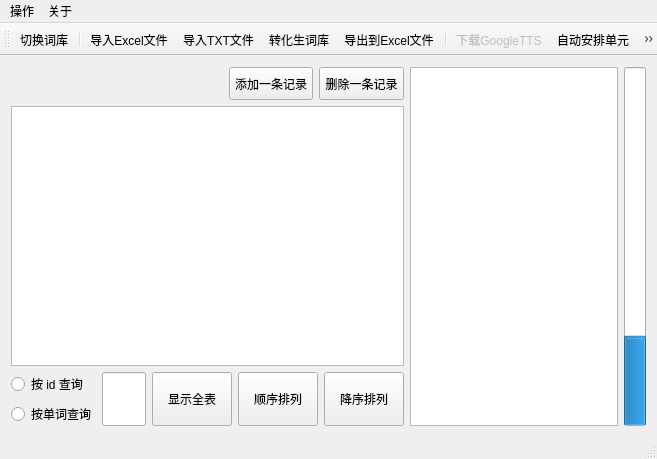
<?xml version="1.0" encoding="UTF-8"?>
<ui version="4.0">
 <class>MainWindow</class>
 <widget class="QMainWindow" name="MainWindow">
  <property name="geometry">
   <rect>
    <x>0</x>
    <y>0</y>
    <width>657</width>
    <height>459</height>
   </rect>
  </property>
  <property name="windowTitle">
   <string>德语背单词软件词库编辑器</string>
  </property>
  <property name="windowIcon">
   <iconset resource="rc.qrc">
    <normaloff>:/new/prefix1/rc/edit.ico</normaloff>:/new/prefix1/rc/edit.ico</iconset>
  </property>
  <property name="iconSize">
   <size>
    <width>28</width>
    <height>28</height>
   </size>
  </property>
  <widget class="QWidget" name="centralWidget">
   <layout class="QGridLayout" name="gridLayout_5">
    <item row="0" column="0">
     <layout class="QGridLayout" name="gridLayout_4" columnstretch="5,3">
      <item row="0" column="0">
       <layout class="QGridLayout" name="gridLayout_2" rowstretch="2,16,2">
        <item row="0" column="0">
         <layout class="QHBoxLayout" name="horizontalLayout" stretch="10,4,4">
          <item>
           <widget class="QLabel" name="timeLabel">
            <property name="sizePolicy">
             <sizepolicy hsizetype="Preferred" vsizetype="Minimum">
              <horstretch>0</horstretch>
              <verstretch>0</verstretch>
             </sizepolicy>
            </property>
            <property name="font">
             <font>
              <pointsize>12</pointsize>
             </font>
            </property>
            <property name="text">
             <string/>
            </property>
            <property name="textFormat">
             <enum>Qt::AutoText</enum>
            </property>
           </widget>
          </item>
          <item>
           <widget class="QPushButton" name="newRecordButton">
            <property name="sizePolicy">
             <sizepolicy hsizetype="Minimum" vsizetype="Minimum">
              <horstretch>0</horstretch>
              <verstretch>0</verstretch>
             </sizepolicy>
            </property>
            <property name="text">
             <string>添加一条记录</string>
            </property>
            <property name="icon">
             <iconset resource="rc.qrc">
              <normaloff>:/new/prefix1/rc/action/Plus.ico</normaloff>:/new/prefix1/rc/action/Plus.ico</iconset>
            </property>
           </widget>
          </item>
          <item>
           <widget class="QPushButton" name="deleteRecordButton">
            <property name="sizePolicy">
             <sizepolicy hsizetype="Minimum" vsizetype="Minimum">
              <horstretch>0</horstretch>
              <verstretch>0</verstretch>
             </sizepolicy>
            </property>
            <property name="text">
             <string>删除一条记录</string>
            </property>
            <property name="icon">
             <iconset resource="rc.qrc">
              <normaloff>:/new/prefix1/rc/action/Minus.ico</normaloff>:/new/prefix1/rc/action/Minus.ico</iconset>
            </property>
           </widget>
          </item>
         </layout>
        </item>
        <item row="1" column="0">
         <widget class="QTableView" name="tableView">
          <property name="sizePolicy">
           <sizepolicy hsizetype="Expanding" vsizetype="Minimum">
            <horstretch>0</horstretch>
            <verstretch>0</verstretch>
           </sizepolicy>
          </property>
          <property name="focusPolicy">
           <enum>Qt::TabFocus</enum>
          </property>
          <property name="alternatingRowColors">
           <bool>true</bool>
          </property>
          <attribute name="horizontalHeaderCascadingSectionResizes">
           <bool>true</bool>
          </attribute>
          <attribute name="horizontalHeaderShowSortIndicator" stdset="0">
           <bool>false</bool>
          </attribute>
          <attribute name="horizontalHeaderStretchLastSection">
           <bool>true</bool>
          </attribute>
          <attribute name="verticalHeaderVisible">
           <bool>false</bool>
          </attribute>
          <attribute name="verticalHeaderCascadingSectionResizes">
           <bool>true</bool>
          </attribute>
          <attribute name="verticalHeaderHighlightSections">
           <bool>true</bool>
          </attribute>
         </widget>
        </item>
        <item row="2" column="0">
         <layout class="QGridLayout" name="gridLayout">
          <item row="0" column="0">
           <layout class="QVBoxLayout" name="verticalLayout">
            <item>
             <widget class="QRadioButton" name="idSelectradioButton">
              <property name="sizePolicy">
               <sizepolicy hsizetype="Minimum" vsizetype="Minimum">
                <horstretch>0</horstretch>
                <verstretch>0</verstretch>
               </sizepolicy>
              </property>
              <property name="text">
               <string>按 id 查询</string>
              </property>
             </widget>
            </item>
            <item>
             <widget class="QRadioButton" name="wortSelectradioButton">
              <property name="sizePolicy">
               <sizepolicy hsizetype="Minimum" vsizetype="Minimum">
                <horstretch>0</horstretch>
                <verstretch>0</verstretch>
               </sizepolicy>
              </property>
              <property name="text">
               <string>按单词查询</string>
              </property>
             </widget>
            </item>
           </layout>
          </item>
          <item row="0" column="1">
           <widget class="QLineEdit" name="goTolineEdit">
            <property name="sizePolicy">
             <sizepolicy hsizetype="Expanding" vsizetype="Minimum">
              <horstretch>0</horstretch>
              <verstretch>0</verstretch>
             </sizepolicy>
            </property>
           </widget>
          </item>
          <item row="0" column="2">
           <widget class="QPushButton" name="showAllButton">
            <property name="sizePolicy">
             <sizepolicy hsizetype="Minimum" vsizetype="Minimum">
              <horstretch>0</horstretch>
              <verstretch>0</verstretch>
             </sizepolicy>
            </property>
            <property name="text">
             <string>显示全表</string>
            </property>
            <property name="icon">
             <iconset resource="rc.qrc">
              <normaloff>:/new/prefix1/rc/action/Full Screen.ico</normaloff>:/new/prefix1/rc/action/Full Screen.ico</iconset>
            </property>
           </widget>
          </item>
          <item row="0" column="3">
           <widget class="QPushButton" name="ascendingOrderButton">
            <property name="sizePolicy">
             <sizepolicy hsizetype="Minimum" vsizetype="Minimum">
              <horstretch>0</horstretch>
              <verstretch>0</verstretch>
             </sizepolicy>
            </property>
            <property name="text">
             <string>顺序排列</string>
            </property>
            <property name="icon">
             <iconset resource="rc.qrc">
              <normaloff>:/new/prefix1/rc/action/Arrow2 Down.ico</normaloff>:/new/prefix1/rc/action/Arrow2 Down.ico</iconset>
            </property>
           </widget>
          </item>
          <item row="0" column="4">
           <widget class="QPushButton" name="descendingOrderButton">
            <property name="sizePolicy">
             <sizepolicy hsizetype="Minimum" vsizetype="Minimum">
              <horstretch>0</horstretch>
              <verstretch>0</verstretch>
             </sizepolicy>
            </property>
            <property name="text">
             <string>降序排列</string>
            </property>
            <property name="icon">
             <iconset resource="rc.qrc">
              <normaloff>:/new/prefix1/rc/action/Arrow2 Up.ico</normaloff>:/new/prefix1/rc/action/Arrow2 Up.ico</iconset>
            </property>
           </widget>
          </item>
         </layout>
        </item>
       </layout>
      </item>
      <item row="0" column="1">
       <layout class="QGridLayout" name="gridLayout_3">
        <item row="0" column="0">
         <widget class="QTextBrowser" name="InfoTextBrowser">
          <property name="html">
           <string>&lt;!DOCTYPE HTML PUBLIC &quot;-//W3C//DTD HTML 4.0//EN&quot; &quot;http://www.w3.org/TR/REC-html40/strict.dtd&quot;&gt;
&lt;html&gt;&lt;head&gt;&lt;meta name=&quot;qrichtext&quot; content=&quot;1&quot; /&gt;&lt;style type=&quot;text/css&quot;&gt;
p, li { white-space: pre-wrap; }
&lt;/style&gt;&lt;/head&gt;&lt;body style=&quot; font-family:'SimSun'; font-size:9pt; font-weight:400; font-style:normal;&quot;&gt;
&lt;p style=&quot;-qt-paragraph-type:empty; margin-top:0px; margin-bottom:0px; margin-left:0px; margin-right:0px; -qt-block-indent:0; text-indent:0px; color:#ff5500;&quot;&gt;&lt;/p&gt;&lt;/body&gt;&lt;/html&gt;</string>
          </property>
         </widget>
        </item>
        <item row="0" column="1">
         <widget class="QProgressBar" name="ProgressBar">
          <property name="value">
           <number>24</number>
          </property>
          <property name="orientation">
           <enum>Qt::Vertical</enum>
          </property>
         </widget>
        </item>
       </layout>
      </item>
     </layout>
    </item>
   </layout>
  </widget>
  <widget class="QMenuBar" name="menuBar">
   <property name="geometry">
    <rect>
     <x>0</x>
     <y>0</y>
     <width>657</width>
     <height>23</height>
    </rect>
   </property>
   <widget class="QMenu" name="menuAbout">
    <property name="title">
     <string>关于</string>
    </property>
    <addaction name="action_QT"/>
    <addaction name="action_about"/>
   </widget>
   <widget class="QMenu" name="menuFile">
    <property name="title">
     <string>操作</string>
    </property>
    <addaction name="action_change"/>
    <addaction name="separator"/>
    <addaction name="action_import"/>
    <addaction name="action_TXT"/>
    <addaction name="action_translation"/>
    <addaction name="separator"/>
    <addaction name="action_export"/>
    <addaction name="action_GoogleTTS"/>
    <addaction name="action_AutoLektion"/>
    <addaction name="action_Standard"/>
    <addaction name="separator"/>
    <addaction name="action_quit"/>
   </widget>
   <addaction name="menuFile"/>
   <addaction name="menuAbout"/>
  </widget>
  <widget class="QStatusBar" name="statusBar"/>
  <widget class="QToolBar" name="toolBar">
   <property name="windowTitle">
    <string>toolBar</string>
   </property>
   <property name="iconSize">
    <size>
     <width>28</width>
     <height>28</height>
    </size>
   </property>
   <attribute name="toolBarArea">
    <enum>TopToolBarArea</enum>
   </attribute>
   <attribute name="toolBarBreak">
    <bool>false</bool>
   </attribute>
   <addaction name="action_change"/>
   <addaction name="separator"/>
   <addaction name="action_import"/>
   <addaction name="action_TXT"/>
   <addaction name="action_translation"/>
   <addaction name="action_export"/>
   <addaction name="separator"/>
   <addaction name="action_GoogleTTS"/>
   <addaction name="action_AutoLektion"/>
   <addaction name="action_Standard"/>
   <addaction name="separator"/>
   <addaction name="action_quit"/>
  </widget>
  <action name="action_about">
   <property name="icon">
    <iconset resource="rc.qrc">
     <normaloff>:/new/prefix1/rc/action/Text Large.ico</normaloff>:/new/prefix1/rc/action/Text Large.ico</iconset>
   </property>
   <property name="text">
    <string>关于软件</string>
   </property>
   <property name="statusTip">
    <string>关于软件</string>
   </property>
   <property name="shortcut">
    <string>Ctrl+A</string>
   </property>
  </action>
  <action name="action_import">
   <property name="icon">
    <iconset resource="rc.qrc">
     <normaloff>:/new/prefix1/rc/action/Dots.ico</normaloff>:/new/prefix1/rc/action/Dots.ico</iconset>
   </property>
   <property name="text">
    <string>导入Excel文件</string>
   </property>
   <property name="shortcut">
    <string>Ctrl+E</string>
   </property>
  </action>
  <action name="action_export">
   <property name="icon">
    <iconset resource="rc.qrc">
     <normaloff>:/new/prefix2/rc/action/Go Out.ico</normaloff>:/new/prefix2/rc/action/Go Out.ico</iconset>
   </property>
   <property name="text">
    <string>导出到Excel文件</string>
   </property>
   <property name="shortcut">
    <string>Ctrl+O</string>
   </property>
  </action>
  <action name="action_quit">
   <property name="icon">
    <iconset resource="rc.qrc">
     <normaloff>:/new/prefix1/rc/action/Standby.ico</normaloff>:/new/prefix1/rc/action/Standby.ico</iconset>
   </property>
   <property name="text">
    <string>退出</string>
   </property>
   <property name="shortcut">
    <string>Ctrl+Alt+C</string>
   </property>
  </action>
  <action name="action_QT">
   <property name="icon">
    <iconset resource="rc.qrc">
     <normaloff>:/new/prefix1/rc/action/qt-logo.png</normaloff>:/new/prefix1/rc/action/qt-logo.png</iconset>
   </property>
   <property name="text">
    <string>关于QT</string>
   </property>
   <property name="shortcut">
    <string>Ctrl+Q</string>
   </property>
  </action>
  <action name="action_TXT">
   <property name="icon">
    <iconset resource="rc.qrc">
     <normaloff>:/new/prefix1/rc/action/Document2.ico</normaloff>:/new/prefix1/rc/action/Document2.ico</iconset>
   </property>
   <property name="text">
    <string>导入TXT文件</string>
   </property>
  </action>
  <action name="action_Standard">
   <property name="icon">
    <iconset resource="rc.qrc">
     <normaloff>:/new/prefix1/rc/action/Tool.ico</normaloff>:/new/prefix1/rc/action/Tool.ico</iconset>
   </property>
   <property name="text">
    <string>规范词库</string>
   </property>
   <property name="toolTip">
    <string>规范词库</string>
   </property>
   <property name="shortcut">
    <string>Ctrl+Shift+S</string>
   </property>
  </action>
  <action name="action_GoogleTTS">
   <property name="enabled">
    <bool>false</bool>
   </property>
   <property name="icon">
    <iconset resource="rc.qrc">
     <normaloff>:/new/prefix1/rc/action/Download.ico</normaloff>:/new/prefix1/rc/action/Download.ico</iconset>
   </property>
   <property name="text">
    <string>下载GoogleTTS</string>
   </property>
   <property name="toolTip">
    <string>下载GoogleTTS语音文件</string>
   </property>
  </action>
  <action name="action_change">
   <property name="icon">
    <iconset resource="rc.qrc">
     <normaloff>:/new/prefix1/rc/action/Refresh.ico</normaloff>:/new/prefix1/rc/action/Refresh.ico</iconset>
   </property>
   <property name="text">
    <string>切换词库</string>
   </property>
   <property name="toolTip">
    <string>切换所要编辑的词库</string>
   </property>
   <property name="shortcut">
    <string>Ctrl+Alt+C</string>
   </property>
  </action>
  <action name="action_AutoLektion">
   <property name="icon">
    <iconset resource="rc.qrc">
     <normaloff>:/new/prefix2/rc/action/Arrow3 Down.ico</normaloff>:/new/prefix2/rc/action/Arrow3 Down.ico</iconset>
   </property>
   <property name="text">
    <string>自动安排单元</string>
   </property>
   <property name="toolTip">
    <string>按规则自动安排单元</string>
   </property>
   <property name="shortcut">
    <string>Ctrl+Shift+A</string>
   </property>
  </action>
  <action name="action_translation">
   <property name="icon">
    <iconset resource="rc.qrc">
     <normaloff>:/new/prefix2/rc/action/Tag.ico</normaloff>:/new/prefix2/rc/action/Tag.ico</iconset>
   </property>
   <property name="text">
    <string>转化生词库</string>
   </property>
   <property name="toolTip">
    <string>转化德语助手生词库</string>
   </property>
   <property name="shortcut">
    <string>Ctrl+T</string>
   </property>
  </action>
  <action name="action_givemoney">
   <property name="icon">
    <iconset resource="rc.qrc">
     <normaloff>:/new/prefix2/rc/action/Heart.ico</normaloff>:/new/prefix2/rc/action/Heart.ico</iconset>
   </property>
   <property name="text">
    <string>支持我们</string>
   </property>
   <property name="toolTip">
    <string>支持软件开发</string>
   </property>
   <property name="shortcut">
    <string>Ctrl+Alt+G</string>
   </property>
  </action>
 </widget>
 <layoutdefault spacing="6" margin="11"/>
 <resources>
  <include location="rc.qrc"/>
 </resources>
 <connections/>
</ui>
